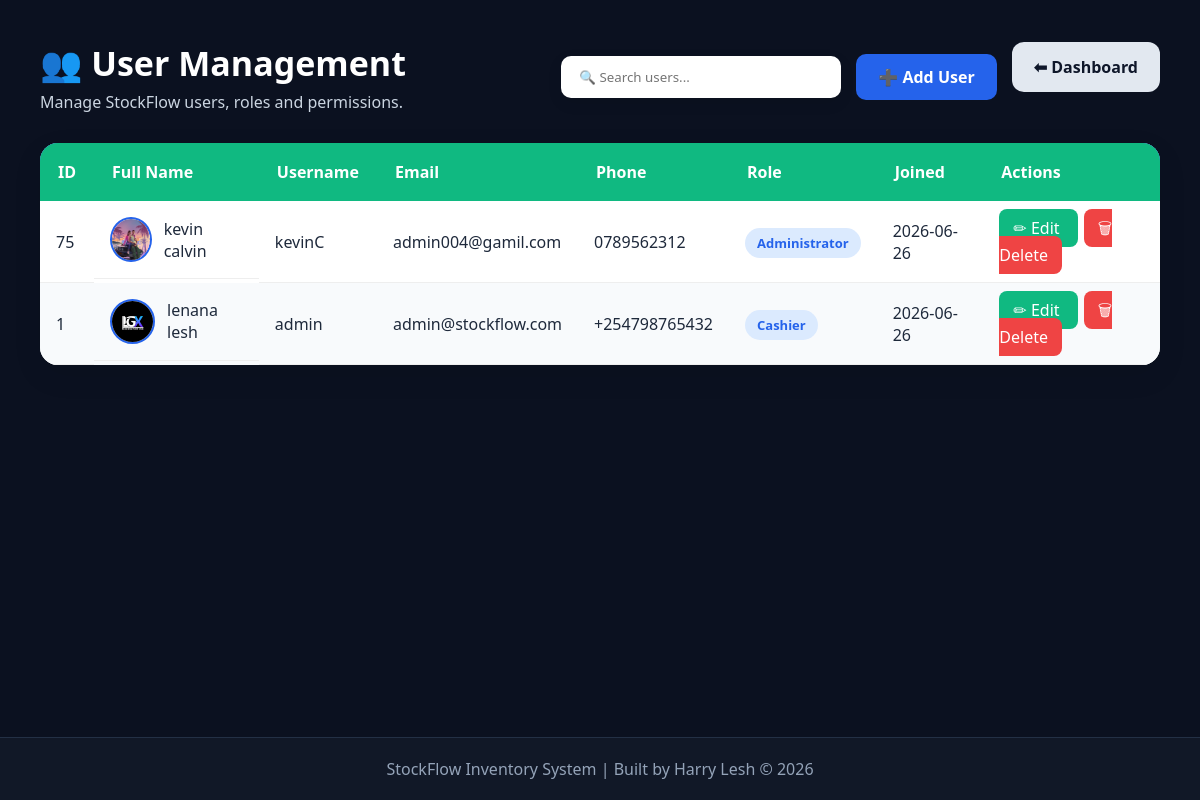
The app's page /users (signed in) with its own data.
### tables this page shows
CREATE TABLE users(
      id INTEGER PRIMARY KEY AUTOINCREMENT,
      username TEXT UNIQUE NOT NULL,
      password TEXT NOT NULL
    , full_name TEXT, email TEXT, phone TEXT, profile_picture TEXT, role TEXT DEFAULT 'Administrator', last_login TEXT, created_at TEXT);

### app.py (the view)
@app.route("/users")
def users():
    if "user" not in session:
        return redirect("/")
    conn = sqlite3.connect("database.db")
    cursor = conn.cursor()
    cursor.execute("""
        SELECT
            id,
            full_name,
            username,
            email,
            phone,
            role,
            profile_picture,
            created_at
        FROM users
        ORDER BY full_name
    """)
    users = cursor.fetchall()
    conn.close()
    return render_template(
        "users.html",
        users=users
    )

### templates/users.html (shortened to what this page needs)
{% extends "layout.html" %}
{% block content %}
<div class="users-wrapper">
    <div class="users-header">
        <div>
            <h1>👥 User Management</h1>
            <p>
                Manage StockFlow users, roles and permissions.
            </p>
        </div>
        <div class="users-actions">
            <input type="text" id="searchUser" placeholder="🔍 Search users...">
            <a href="/add_user" class="add-user-btn">
                ➕ Add User
            </a>
            <a href="/dashboard" class="back-btn">
                ⬅ Dashboard
            </a>
        </div>
    </div>
    <div class="users-table">
        <table>
            <thead>
                <tr>
                    <th>ID</th>
                    <th>Full Name</th>
                    <th>Username</th>
                    <th>Email</th>
                    <th>Phone</th>
                    <th>Role</th>
                    <th>Joined</th>
                    <th>Actions</th>
                </tr>
            </thead>
            <tbody id="userTable">
                {% for user in users %}
                <tr>
                    <td>{{ user[0] }}</td>
                    <td class="user-info">
                        {% if user[6] %}
                        <img src="{{ url_for('static', filename='uploads/users/' + user[6]) }}" class="table-avatar"
                            alt="Profile Picture">
                        {% else %}
                        <img src="{{ url_for('static', filename='images/default-user.png') }}" class="table-avatar"
                            alt="Profile Picture">
                        {% endif %}
                        {{ user[1] }}
                    </td>
                    <td>{{ user[2] }}</td>
                    <td>{{ user[3] }}</td>
                    <td>{{ user[4] }}</td>
                    <td>
                        <span class="role-badge">
                            {{ user[5] }}
                        </span>
                    </td>
                    <td>
                        {% if user[7] %}
                        {{ user[7][:10] }}
                        {% else %}
                        N/A
                        {% endif %}
                    </td>
                    <td>
                        <a href="/edit_user/{{ user[0] }}" class="edit-btn">
                            ✏ Edit
                        </a>
                        <a href="/delete_user/{{ user[0] }}" class="delete-btn"
                            onclick="return confirm('Are you sure you want to delete this user?');">
                            🗑 Delete
                        </a>
                    </td>
                </tr>
                {% endfor %}
            </tbody>
        </table>
    </div>
</div>
{% endblock %}

### templates/layout.html (shortened to what this page needs)
<!DOCTYPE html>
<html lang="en">
<head>
    <link rel="stylesheet" href="{{ url_for('static', filename='css/style.css') }}">
    <link rel="stylesheet" href="https://cdnjs.cloudflare.com/ajax/libs/font-awesome/6.5.1/css/all.min.css">
    <link rel="stylesheet" href="{{ url_for('static', filename='css/profile.css') }}">
    <link rel="stylesheet" href="{{ url_for('static', filename='css/settings.css') }}">
</head>
<body>
    {% block content %}
    {% endblock %}
    <footer class="footer">
        <p>StockFlow Inventory System | Built by Harry Lesh © 2026</p>
    </footer>
</body>
</html>

### static/css/style.css (style rules this page uses)
* { margin: 0; padding: 0; box-sizing: border-box; font-family: 'Segoe UI', sans-serif; }
body { background: #0b1120; color: white; min-height: 100vh; display: flex; flex-direction: column; }
table { width: 100%; border-collapse: collapse; }
th { background: #10b981; padding: 15px; }
td { padding: 15px; border-bottom: 1px solid #233045; }
.footer { text-align: center; padding: 20px; background: #111827; color: #94a3b8; margin-top: 40px; border-top: 1px solid #233045; }
.footer { margin-top: auto; text-align: center; padding: 20px; background: #111827; color: #94a3b8; border-top: 1px solid #233045; }
.back-btn { display: inline-block; margin-bottom: 20px; padding: 10px 20px; background: #374151; color: white; text-decoration: none; border-radius: 10px; transition: .3s; font-weight: 600; }
.users-wrapper { padding: 40px; animation: fadeIn .4s ease; }
.users-header { display: flex; justify-content: space-between; align-items: center; margin-bottom: 30px; flex-wrap: wrap; gap: 20px; }
.users-header h1 { font-size: 34px; color: white; margin-bottom: 5px; }
.users-header p { color: #cbd5e1; }
.users-actions { display: flex; gap: 15px; align-items: center; flex-wrap: wrap; }
.users-actions input { width: 280px; padding: 12px 18px; border: none; border-radius: 10px; background: #fff; box-shadow: 0 5px 15px rgba(0, 0, 0, .08); outline: none; transition: .3s; }
.add-user-btn { background: #2563eb; color: #fff; padding: 12px 22px; border-radius: 10px; text-decoration: none; font-weight: 600; transition: .3s; }
.users-table { background: #fff; border-radius: 18px; overflow: hidden; box-shadow: 0 10px 30px rgba(0, 0, 0, .08); }
.users-table table { width: 100%; border-collapse: collapse; }
.users-table thead { background: #2563eb; color: white; }
.users-table th { padding: 18px; text-align: left; }
.users-table td { padding: 16px; border-bottom: 1px solid #eee; color: #1e293b !important; font-weight: 500; }
.users-table tbody tr { background: white; }
.users-table tbody tr:nth-child(even) { background: #f8fafc; }
.role-badge { background: #dbeafe; color: #2563eb; padding: 6px 12px; border-radius: 30px; font-size: 13px; font-weight: bold; }
.edit-btn { background: #10b981; color: white; padding: 8px 14px; border-radius: 8px; text-decoration: none; margin-right: 6px; transition: .3s; }
.delete-btn { background: #ef4444; color: white; padding: 8px 14px; border-radius: 8px; text-decoration: none; transition: .3s; }
.user-info { display: flex; align-items: center; gap: 12px; }
.table-avatar { width: 45px; height: 45px; border-radius: 50%; object-fit: cover; border: 2px solid #2563eb; }

### static/css/profile.css (style rules this page uses)
.back-btn { background: #64748b; color: white; text-decoration: none; padding: 14px 26px; border-radius: 12px; transition: .3s; }

### static/css/settings.css (style rules this page uses)
.back-btn { display: inline-block; text-decoration: none; background: #e2e8f0; color: #0f172a; padding: 14px 22px; border-radius: 12px; font-weight: bold; transition: .3s; }
.save-btn, .reset-btn, .secondary-btn, .back-btn { transition: all .3s ease; }

### records on screen
users: id "75", profile_picture (picture), full_name "kevin calvin", username "kevinC", email "admin004@gamil.com", phone "0789562312", role "Administrator", created_at "2026-06-26"
users: id "1", profile_picture (picture), full_name "lenana lesh", username "admin", email "admin@stockflow.com", phone "+254798765432", role "Cashier", created_at "2026-06-26"
